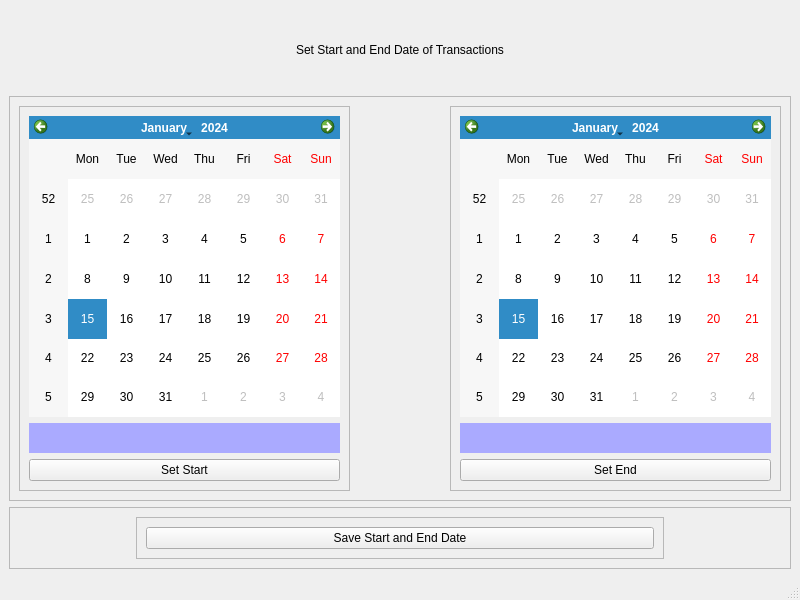
<?xml version="1.0" encoding="UTF-8"?>
<ui version="4.0">
 <class>MainWindow</class>
 <widget class="QMainWindow" name="MainWindow">
  <property name="geometry">
   <rect>
    <x>0</x>
    <y>0</y>
    <width>800</width>
    <height>600</height>
   </rect>
  </property>
  <property name="windowTitle">
   <string>MainWindow</string>
  </property>
  <widget class="QWidget" name="centralwidget">
   <layout class="QVBoxLayout" name="verticalLayout" stretch="2,10,1">
    <item>
     <widget class="QLabel" name="label">
      <property name="sizePolicy">
       <sizepolicy hsizetype="Expanding" vsizetype="Expanding">
        <horstretch>0</horstretch>
        <verstretch>0</verstretch>
       </sizepolicy>
      </property>
      <property name="text">
       <string>Set Start and End Date of Transactions</string>
      </property>
      <property name="alignment">
       <set>Qt::AlignCenter</set>
      </property>
     </widget>
    </item>
    <item>
     <widget class="QFrame" name="frame">
      <property name="sizePolicy">
       <sizepolicy hsizetype="Expanding" vsizetype="Expanding">
        <horstretch>0</horstretch>
        <verstretch>0</verstretch>
       </sizepolicy>
      </property>
      <property name="frameShape">
       <enum>QFrame::StyledPanel</enum>
      </property>
      <property name="frameShadow">
       <enum>QFrame::Raised</enum>
      </property>
      <layout class="QHBoxLayout" name="horizontalLayout" stretch="7,2,7">
       <item>
        <widget class="QFrame" name="frame_3">
         <property name="sizePolicy">
          <sizepolicy hsizetype="Expanding" vsizetype="Expanding">
           <horstretch>0</horstretch>
           <verstretch>0</verstretch>
          </sizepolicy>
         </property>
         <property name="frameShape">
          <enum>QFrame::StyledPanel</enum>
         </property>
         <property name="frameShadow">
          <enum>QFrame::Raised</enum>
         </property>
         <layout class="QVBoxLayout" name="verticalLayout_2" stretch="10,1,0">
          <item>
           <widget class="QCalendarWidget" name="sdatecal">
            <property name="sizePolicy">
             <sizepolicy hsizetype="Expanding" vsizetype="Expanding">
              <horstretch>0</horstretch>
              <verstretch>0</verstretch>
             </sizepolicy>
            </property>
           </widget>
          </item>
          <item>
           <widget class="QLabel" name="sdate">
            <property name="sizePolicy">
             <sizepolicy hsizetype="Expanding" vsizetype="Expanding">
              <horstretch>0</horstretch>
              <verstretch>0</verstretch>
             </sizepolicy>
            </property>
            <property name="styleSheet">
             <string notr="true">background-color: rgb(170, 170, 255);</string>
            </property>
            <property name="text">
             <string/>
            </property>
            <property name="alignment">
             <set>Qt::AlignCenter</set>
            </property>
           </widget>
          </item>
          <item>
           <widget class="QPushButton" name="setstartpls">
            <property name="text">
             <string>Set Start</string>
            </property>
           </widget>
          </item>
         </layout>
        </widget>
       </item>
       <item>
        <spacer name="horizontalSpacer_3">
         <property name="orientation">
          <enum>Qt::Horizontal</enum>
         </property>
         <property name="sizeHint" stdset="0">
          <size>
           <width>91</width>
           <height>20</height>
          </size>
         </property>
        </spacer>
       </item>
       <item>
        <widget class="QFrame" name="frame_4">
         <property name="sizePolicy">
          <sizepolicy hsizetype="Expanding" vsizetype="Expanding">
           <horstretch>0</horstretch>
           <verstretch>0</verstretch>
          </sizepolicy>
         </property>
         <property name="frameShape">
          <enum>QFrame::StyledPanel</enum>
         </property>
         <property name="frameShadow">
          <enum>QFrame::Raised</enum>
         </property>
         <layout class="QVBoxLayout" name="verticalLayout_3" stretch="10,1,0">
          <item>
           <widget class="QCalendarWidget" name="edatecal">
            <property name="sizePolicy">
             <sizepolicy hsizetype="Expanding" vsizetype="Expanding">
              <horstretch>0</horstretch>
              <verstretch>0</verstretch>
             </sizepolicy>
            </property>
           </widget>
          </item>
          <item>
           <widget class="QLabel" name="edate">
            <property name="sizePolicy">
             <sizepolicy hsizetype="Expanding" vsizetype="Expanding">
              <horstretch>0</horstretch>
              <verstretch>0</verstretch>
             </sizepolicy>
            </property>
            <property name="styleSheet">
             <string notr="true">background-color: rgb(170, 170, 255);</string>
            </property>
            <property name="text">
             <string/>
            </property>
            <property name="alignment">
             <set>Qt::AlignCenter</set>
            </property>
           </widget>
          </item>
          <item>
           <widget class="QPushButton" name="setendpls">
            <property name="text">
             <string>Set End</string>
            </property>
           </widget>
          </item>
         </layout>
        </widget>
       </item>
      </layout>
     </widget>
    </item>
    <item>
     <widget class="QFrame" name="frame_2">
      <property name="sizePolicy">
       <sizepolicy hsizetype="Expanding" vsizetype="Expanding">
        <horstretch>0</horstretch>
        <verstretch>0</verstretch>
       </sizepolicy>
      </property>
      <property name="frameShape">
       <enum>QFrame::StyledPanel</enum>
      </property>
      <property name="frameShadow">
       <enum>QFrame::Raised</enum>
      </property>
      <layout class="QHBoxLayout" name="horizontalLayout_2" stretch="2,9,2">
       <item>
        <spacer name="horizontalSpacer">
         <property name="orientation">
          <enum>Qt::Horizontal</enum>
         </property>
         <property name="sizeHint" stdset="0">
          <size>
           <width>112</width>
           <height>20</height>
          </size>
         </property>
        </spacer>
       </item>
       <item>
        <widget class="QFrame" name="frame_5">
         <property name="sizePolicy">
          <sizepolicy hsizetype="Expanding" vsizetype="Expanding">
           <horstretch>0</horstretch>
           <verstretch>0</verstretch>
          </sizepolicy>
         </property>
         <property name="frameShape">
          <enum>QFrame::StyledPanel</enum>
         </property>
         <property name="frameShadow">
          <enum>QFrame::Raised</enum>
         </property>
         <layout class="QVBoxLayout" name="verticalLayout_4">
          <item>
           <widget class="QPushButton" name="savedate">
            <property name="sizePolicy">
             <sizepolicy hsizetype="Expanding" vsizetype="Expanding">
              <horstretch>0</horstretch>
              <verstretch>0</verstretch>
             </sizepolicy>
            </property>
            <property name="text">
             <string>Save Start and End Date</string>
            </property>
           </widget>
          </item>
         </layout>
        </widget>
       </item>
       <item>
        <spacer name="horizontalSpacer_2">
         <property name="orientation">
          <enum>Qt::Horizontal</enum>
         </property>
         <property name="sizeHint" stdset="0">
          <size>
           <width>112</width>
           <height>20</height>
          </size>
         </property>
        </spacer>
       </item>
      </layout>
     </widget>
    </item>
   </layout>
  </widget>
  <widget class="QMenuBar" name="menubar">
   <property name="geometry">
    <rect>
     <x>0</x>
     <y>0</y>
     <width>800</width>
     <height>22</height>
    </rect>
   </property>
  </widget>
  <widget class="QStatusBar" name="statusbar"/>
 </widget>
 <resources/>
 <connections/>
</ui>
